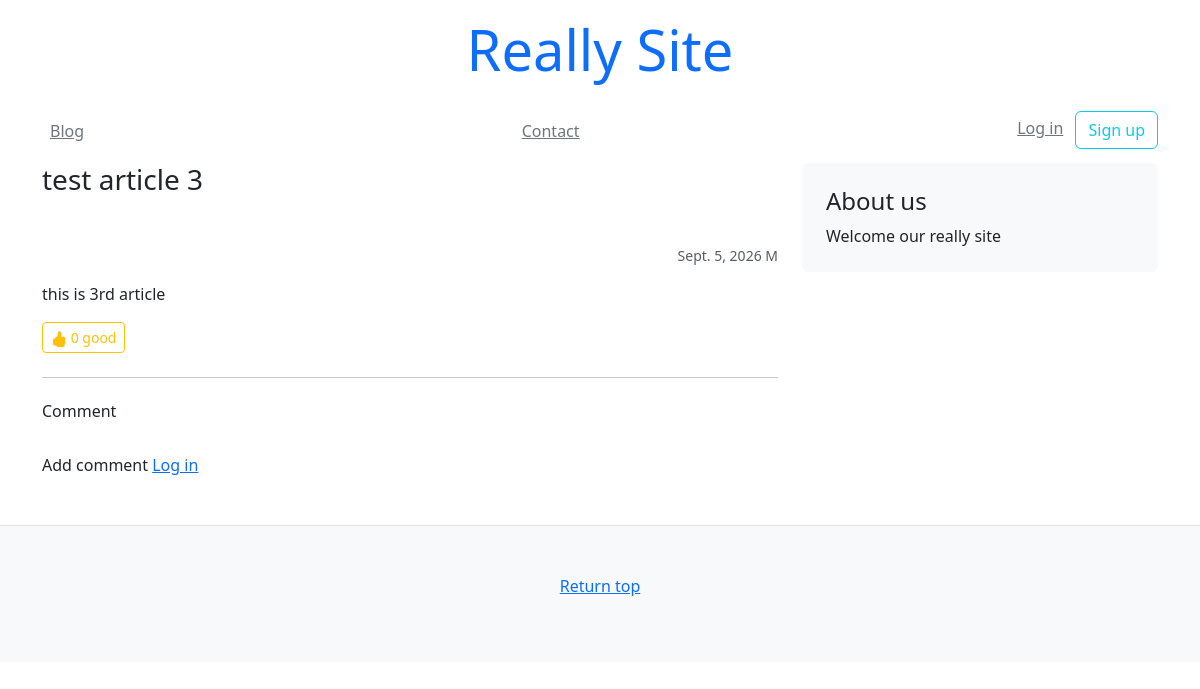
/blog/3/, run on an earlier commit of the app's database.
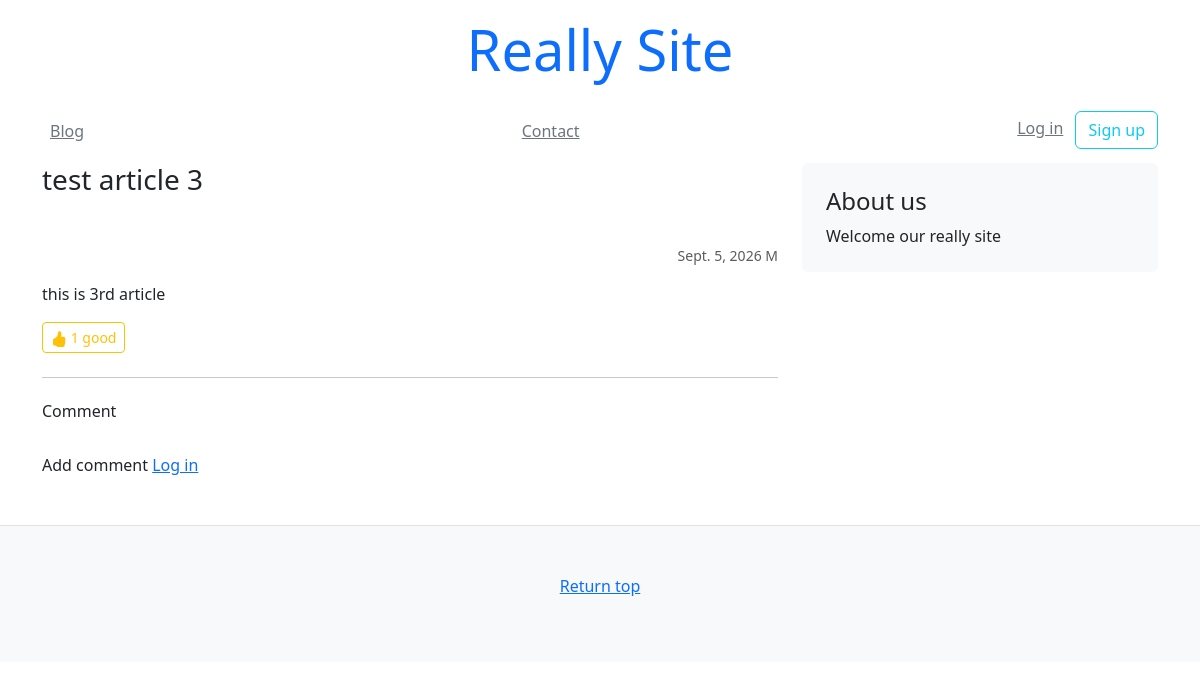
And on a later commit of the database.
### blog/models.py (models this page shows)
class Article(models.Model):
    title = models.CharField(default="", max_length=63)
    text = models.TextField(default="")
    author = models.CharField(default="", max_length=63)
    created_at = models.DateField(auto_now_add=True)
    updated_at = models.DateField(auto_now=True)
    count = models.IntegerField(default=0)

### blog/views.py (the view, shortened to what this page needs)
# urls.py: path('<slug:pk>/', views.article),
def article(request, pk):
    obj = Article.objects.get(pk=pk)
    comments = Comment.objects.filter(article=obj)
    context = {
        "article": obj,
        "comments": comments
    }
    return render(request, "blog/article.html", context)

### templates/blog/article.html
{% extends 'mysite/base.html' %}
{% block content %}
    <main class="container">
        <div class="row">
            <div class="col-md-8">
                <h3 class="pb-4 mb-4 font-italic">{{ article.title }}</h3>
                <p class="small text-muted text-end">
                    {{ article.created_at }} {{ article.author }}
                </p>
                <p>{{ article.text }}</p>
                {% include 'mysite/snippets/like_count.html' %}
                <hr class="my-4">
                {% include 'mysite/snippets/comment.html' %}
            </div>
            {% include 'mysite/snippets/sidebar.html' %}
        </div>
    </main>
{% endblock content %}

### templates/mysite/snippets/like_count.html (shortened to what this page needs)
<form method="POST" action="">
    <button type="submit" class="btn btn-sm btn-outline-warning">
        {{ article.count }} good
    </button>
</form>

What changed in the data, as far as the page shows it:
changed Article "test article 3": count "0" → "1"
